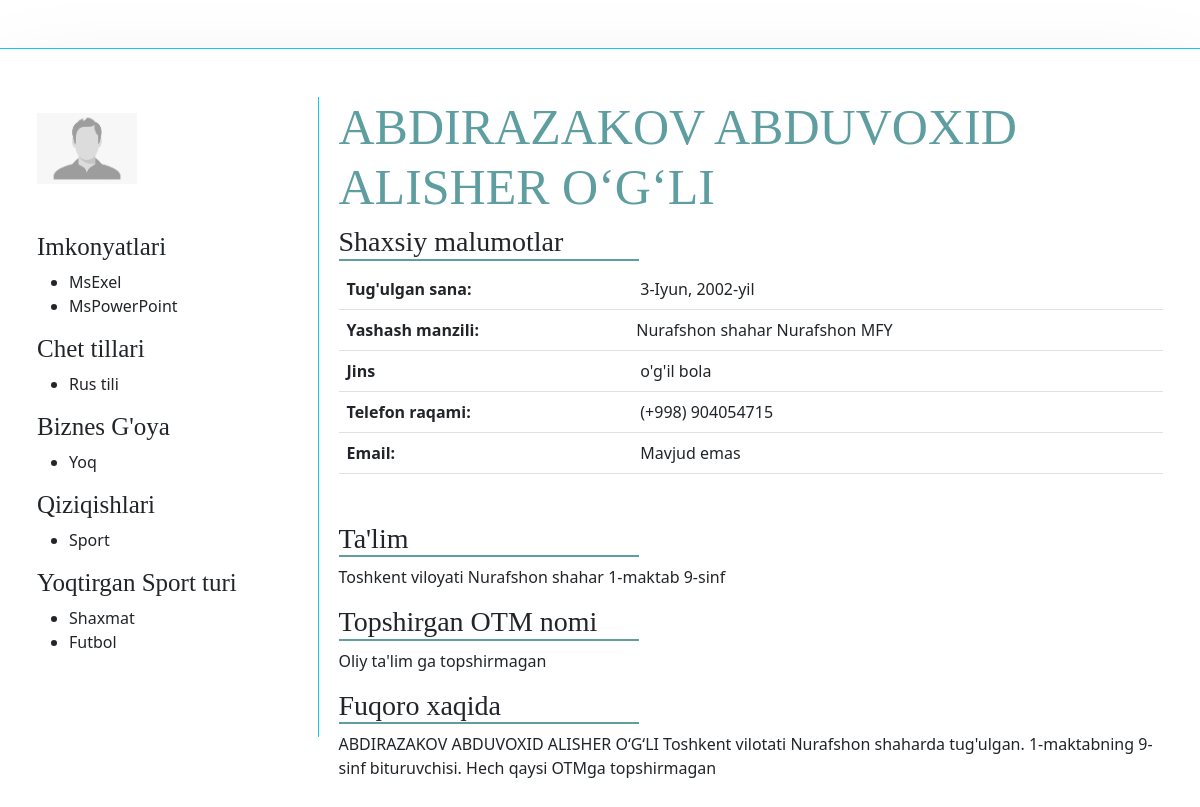
The page /bitiruvchilar/bitiruvchilar/resume/9/ (signed in) on the database as committed earlier.
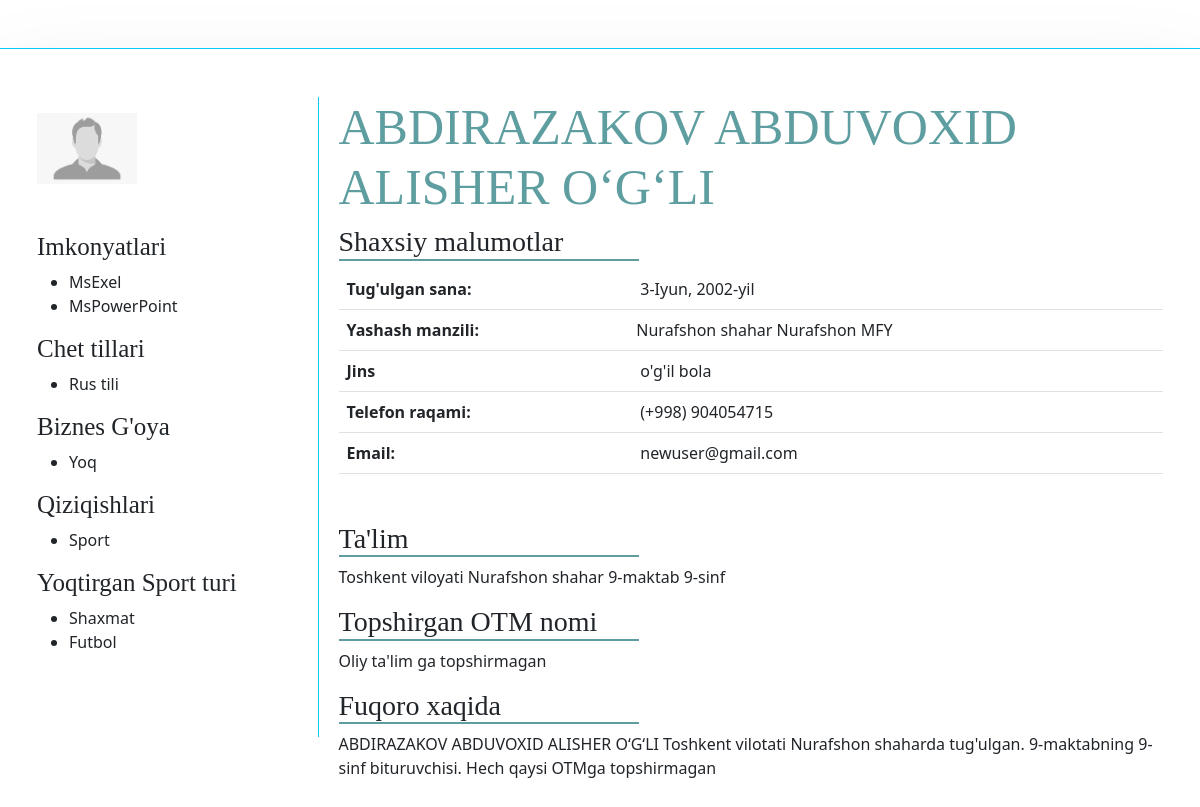
The same page on the database as committed later.
### main/models.py (models this page shows, shortened)
class Bitiruvchi(models.Model):
    f_name = models.CharField(max_length=l, verbose_name="F.I.Sh")
    img  = models.ImageField(default='default/default.png', upload_to='bitiruvchilar-foto/', verbose_name="Rasm")
    t_sana = models.DateField(verbose_name="Tug'ulgan sana", null=True, blank=True)
    jins = models.CharField(max_length=l, choices=jins, verbose_name="Jinsi", default="o'g'il bola")
    tuman = models.ForeignKey(TumanVaShahar, on_delete=models.CASCADE, verbose_name="Yashaydigan tuman(shahar)")
    mahalla = models.ForeignKey(Mahalla, on_delete=models.CASCADE, verbose_name="Mahalla Nomi")
    uy = models.CharField(max_length=l, null=True, blank=True, verbose_name="Ko'cha nomi 45uy")
    phone = models.CharField(max_length=9, verbose_name="Telefon raqam (+998) ", null=True, blank=True)
    email = models.EmailField(max_length=l, verbose_name="E-Pochta", null=True, blank=True)
    imkonyat = models.ManyToManyField(Imkonyat, related_name="abilty", verbose_name="Kompyuter bilimi")
    qiziqish = models.ForeignKey(Qiziqish, related_name="interest", on_delete=models.CASCADE, verbose_name="Qiziqish")
    sport = models.ManyToManyField(Sport, related_name="sport", verbose_name="Qiziqadigan sport turi")
    chettili = models.ManyToManyField(ChetTili, related_name="f_lang")
    idea = models.CharField(verbose_name="Biznes g'oya", max_length=l, choices=yesNo, default="Yoq")
    short_f = models.CharField(max_length=10000, verbose_name="Bizness g'oya haqqida qisqacha (agar bor bo'lsa)", null=True, blank=True)
    add_time = models.DateTimeField(auto_now_add=True)
    def __str__(self):
        return self.f_name

class MaktabBitiruvchisi(Bitiruvchi):
    tuman_mk = models.ForeignKey(TumanVaShahar, on_delete=models.SET_NULL, null=True, blank=True, verbose_name="Maktab manzili")
    maktab = models.ForeignKey(Maktab, on_delete=models.CASCADE, verbose_name="Bitirayotgan maktab")
    sinf = models.CharField(max_length=l, choices=sinf, default='9-sinf', verbose_name="Sinf")
    vil = models.ForeignKey(Vil, related_name="mk_vil", on_delete=models.SET_NULL, null=True, blank=True, verbose_name="OTM manzili")
    otm_name = models.ForeignKey(Universitet, on_delete=models.SET_NULL, null=True, blank=True, verbose_name="Topshirmoqchi bo'lgan OTM Nomi")
    stu_way_un = models.CharField(max_length=l, null=True, blank=True, verbose_name="Mutaxasislik")
    other_un = models.CharField(max_length=l, verbose_name="ChetEl OTM nomi", null=True, blank=True)
    stu_way_ch = models.CharField(max_length=l, null=True, blank=True, verbose_name="Mutaxasislik")
    univer_sity = models.CharField(max_length=l, verbose_name="Topshirmoqchi bo'lgan universitet", null=True, blank=True)

class AutoTime(models.Model):
    name = models.CharField(max_length=l, verbose_name="Nomi")
    add_time = models.DateTimeField(auto_now_add=True)
    def __str__(self):
        return self.name

class Maktab(AutoTime):
    tuman = models.ForeignKey(TumanVaShahar, on_delete=models.CASCADE, verbose_name="Qaysi tuman")
    status = models.CharField(max_length=l, default="O'rta ta'lim maktabi", choices=type_school, blank=True, null=True)
    def __str__(self):
        return f"{super().name}-{self.status}"

class AutoTime(models.Model):
    name = models.CharField(max_length=l, verbose_name="Nomi")
    add_time = models.DateTimeField(auto_now_add=True)
    def __str__(self):
        return self.name

class TumanVaShahar(AutoTime):
    status = models.CharField(max_length=l, choices=t_sh, default="shaxar")
    def __str__(self):
        return f"{super().name} {self.status}"

### main/views.py (the view)
# urls.py: path("bitiruvchilar/resume/<pk>/", Resume, name="RE"),
def Resume(request, pk):
    object = Bitiruvchi.objects.get(pk=pk)
    return render(request, 'cv/resume.html', context={
        'pk' : pk,
        'object' : object,
    })

### main/custom_context_processor.py (called while the page is built)
def data_avalible(request):
    all_tumanlar = TumanVaShahar.objects.all().order_by('name')
    context = {
        'all_tumanlar':all_tumanlar,
    }
    return context

### main/models.py (called while the page is built)
    def __str__(self):
        return f"{super().__str__()} MFY"

    def __str__(self):
        return super().__str__()

    def __str__(self):
        return super().__str__()

    def __str__(self):
        return super().__str__()

    def __str__(self):
        return super().__str__()

### templates/cv/resume.html (shortened to what the changed rows need)
{% extends "main.html" %}
{% block content %}
{% if object.maktabbitiruvchisi %}
    <div class="row">
        <div class="shadow_light col-xxl-5 m-auto p-5 border border-info">
            <div class="img-name">
                <div class="img border-end border-info pt-3">
                    <img src="{{ object.img.url }}" width="100" alt="">
                    <div class="imkonyat">
                        <h3>Imkonyatlari</h3>
                        <ul>
                            {% for i in object.imkonyat.all %}
                                <li>{{ i }}</li>
                            {% endfor %}
                        </ul>
                        <h3>Chet tillari</h3>
                        <ul>
                            {% for i in object.chettili.all %}
                                <li>{{ i }}</li>
                            {% endfor %}
                        </ul>
                        <h3>Biznes G'oya</h3>
                        <ul>
                            <li>{{ object.idea }}</li>
                        </ul>
                        <h3>Qiziqishlari</h3>
                        <ul>
                            <li>
                                {{ object.qiziqish }}
                            </li>
                        </ul>
                        <h3>Yoqtirgan Sport turi</h3>
                        <ul>
                            {% for i in object.sport.all %}
                                <li>{{ i }}</li>
                            {% empty %}
                                <li>malumot mavjud emas</li>
                            {% endfor %}
                        </ul>
                    </div>
                </div>
                <div class="name">
                    <div class="user-name">
                        <h1 class="ism">{{ object.f_name }}</h1>
                    </div>
                    <div class="data">
                        <h3>Shaxsiy malumotlar</h3>
                        <table class="table">
                            <tr>
                                <th>Tug'ulgan sana: </th>
                                {% if object.t_sana %}
                                    <td>{{ object.t_sana }}</td>
                                {% else %}
                                    <td>Mavjud emas</td>
                                {% endif %}
                            </tr>
                            <tr>
                                <th>Yashash manzili: </th>
                                {% if object.uy %}
                                    <td class="ps-1"> {{ object.tuman }} {{ object.mahalla }} {{ object.uy }}</td>
                                {% else %}
                                    <td class="ps-1"> {{ object.tuman }} {{ object.mahalla }}</td>
                                {% endif %}
                            </tr>
                            <tr>
                                <th>Jins</th>
                                <td>{{ object.jins }}</td>
                            </tr>
                            <tr>
                                <th>Telefon raqami: </th>
                                <td>(+998) {{ object.phone }}</td>
                            </tr>
                            <tr>
                                <th>Email: </th>
                                {% if object.email %}
                                    <td>{{ object.email }}</td>
                                {% else %}
                                    <td>Mavjud emas</td>
                                {% endif %}
                            </tr>
                        </table>
                        <div class="info-data">
                        <h3 class="">
                            Ta'lim
                        </h3>
                        {% if object.maktabbitiruvchisi.tuman_mk %}
                            <p>
                                Toshkent viloyati {{ object.maktabbitiruvchisi.tuman_mk }} {{ object.maktabbitiruvchisi.maktab }} {{ object.maktabbitiruvchisi.sinf }}
                            </p>
                        {% else %}
                            <p>
                                Toshkent viloyati {{ object.maktabbitiruvchisi.tuman }} {{ object.maktabbitiruvchisi.maktab }}ning {{ object.maktabbitiruvchisi.sinf }}
                            </p>
                        {% endif %}
                        <h3>Topshirgan OTM nomi</h3>
                        {% if object.maktabbitiruvchisi.univer_sity %}
                            <p>
                                {{ object.maktabbitiruvchisi.univer_sity }}
                            </p>
                        {% elif object.maktabbitiruvchisi.otm_name %}
                            <p>
                                {{ object.maktabbitiruvchisi.vil }}ning {{ object.maktabbitiruvchisi.otm_name }} --- {{ object.maktabbitiruvchisi.stu_way_un }}
                            </p>
                        {% elif object.maktabbitiruvchisi.other_un %}
                            <p>
                                {{ object.maktabbitiruvchisi.other_un }}
                            </p>
                        {% else %}
                            <p>
                                Oliy ta'lim ga topshirmagan
                            </p>
                        {% endif %}
                            <h3>Fuqoro xaqida</h3>
                            <p>
                            {{ object.f_name }} Toshkent vilotati {{ object.tuman }}da tug'ulgan.
                            {{ object.maktabbitiruvchisi.maktab }}ning {{ object.maktabbitiruvchisi.sinf }} bituruvchisi.
                            {% if object.maktabbitiruvchisi.univer_sity %}
                                Hozirda "{{ object.maktabbitiruvchisi.univer_sity }}" ga topshirgan.
                            {% elif object.maktabbitiruvchisi.otm_name %}
                                Hozirda "{{ object.maktabbitiruvchisi.otm_name }}" ga topshirgan.
                            {% elif object.maktabbitiruvchisi.other_un %}
                                Hozirda "{{ object.maktabbitiruvchisi.other_un }}" ga topshirgan.
                            {% else %}
                                Hech qaysi OTMga topshirmagan
                            {% endif %}
                            </p>
                        </div>
                    </div>
                </div>
            </div>
        </div>
    </div>
{% endif %}
{% endblock %}

Rows that differ between the two databases and show on the page:
changed Bitiruvchi "ABDIRAZAKOV ABDUVOXID ALISHER O‘G‘LI": email (not shown) → "newuser@gmail.com"; maktabbitiruvchisi.maktab "1-maktab" → "9-maktab"
Other text that changed with them:
text no longer shown: "Mavjud emas"
